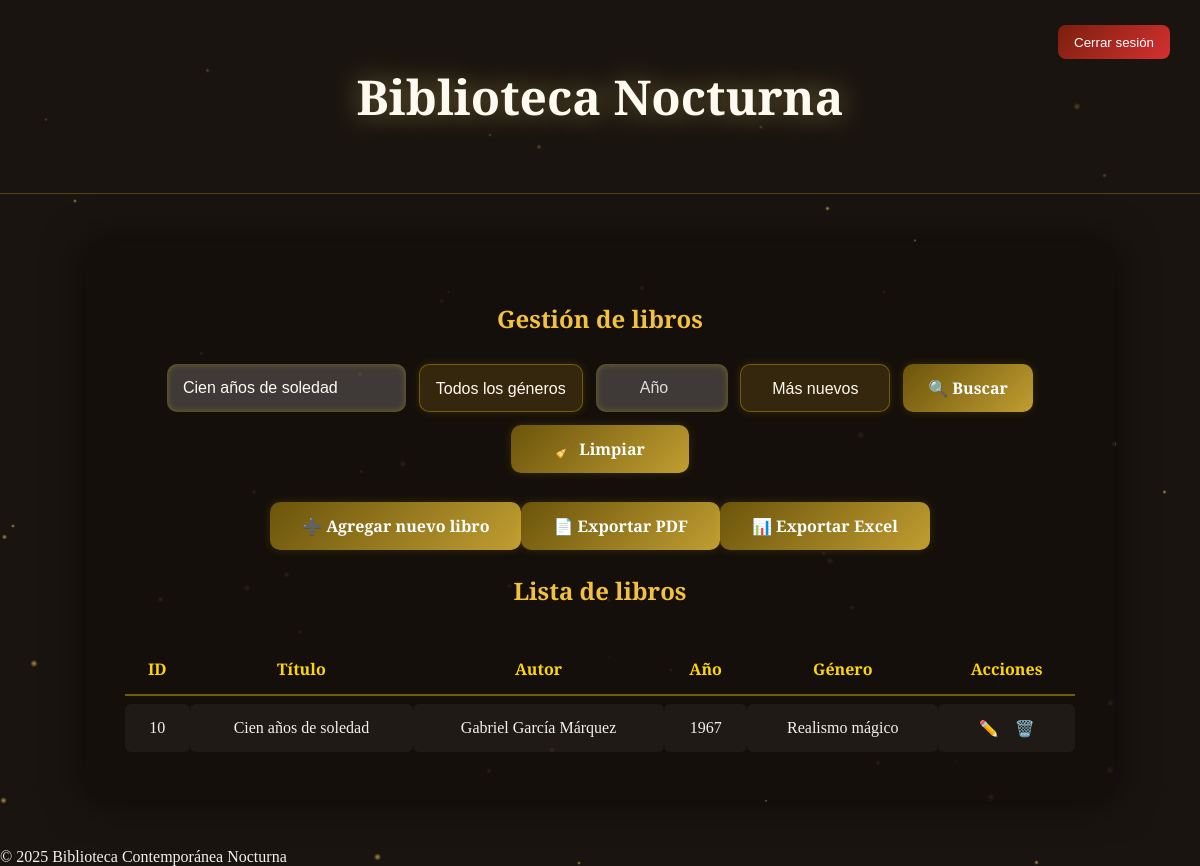
Page /panel.php?buscar=Cien años de soledad (signed in) on the committed database.
### tables this page shows
CREATE TABLE books (
            id INTEGER PRIMARY KEY AUTOINCREMENT,
            title TEXT NOT NULL,
            author TEXT NOT NULL,
            year INTEGER,
            genre TEXT,
            created_at DATETIME DEFAULT CURRENT_TIMESTAMP
        );

### models/Book.php (called while the page is built, shortened)
<?php
class Book {
    private $db;
    public function __construct($dbPath = 'db/biblioteca.db') {
        try {
            $this->db = new PDO('sqlite:' . $dbPath);
            $this->db->setAttribute(PDO::ATTR_ERRMODE, PDO::ERRMODE_EXCEPTION);
        } catch (PDOException $e) {
            die("❌ Error de conexión: " . $e->getMessage());
        }
    }
    public function getBooks($search = '', $genre = '', $year = '', $order = 'desc') {
        $query = "SELECT * FROM books WHERE 1";
        $params = [];
        if ($search !== '') {
            $query .= " AND (title LIKE ? OR author LIKE ?)";
            $params[] = "%$search%";
            $params[] = "%$search%";
        }
        $order = ($order === 'asc') ? 'ASC' : 'DESC';
        $query .= " ORDER BY year $order, id $order";
        $stmt = $this->db->prepare($query);
        $stmt->execute($params);
        return $stmt->fetchAll(PDO::FETCH_ASSOC);
    }
}
?>

### panel.php (the view, shortened to what this page needs)
<?php
require_once 'models/Book.php';
$book = new Book();
$searchTerm = $_GET['buscar'] ?? '';
$genre = $_GET['genre'] ?? '';
$year = $_GET['year'] ?? '';
$order = $_GET['order'] ?? 'desc';
$result = $book->getBooks($searchTerm, $genre, $year, $order);
?>
<!DOCTYPE html>
<html lang="es">
<head>
<link rel="stylesheet" href="css/panel.css">
</head>
<body>
<div id="particles"></div>
<header>
  <h1>Biblioteca Nocturna</h1>
  <form method="POST" action="logout.php">
    <button class="logout">Cerrar sesión</button>
  </form>
</header>
<div class="container">
  <h2>Gestión de libros</h2>
  <form class="search-bar" method="GET" action="">
    <input type="text" name="buscar" placeholder="Buscar por título o autor"
           value="<?= htmlspecialchars($searchTerm) ?>">
    <select name="genre" class="select-filter">
      <option value="">Todos los géneros</option>
    </select>
    <input type="number" name="year" placeholder="Año" min="0"
           value="<?= htmlspecialchars($year) ?>" class="input-year">
    <select name="order" class="select-filter">
      <option value="desc" <?= ($order === 'desc') ? 'selected' : '' ?>>Más nuevos</option>
    </select>
    <button type="submit" class="btn-golden">🔍 Buscar</button>
    <a href="panel.php" class="btn-golden">🧹 Limpiar</a>
  </form>
  <div class="add-btn">
    <a href="add.php" class="btn-golden">➕ Agregar nuevo libro</a>
	<a href="export.php?type=pdf&<?= http_build_query($_GET) ?>" class="btn-golden">📄 Exportar PDF</a>
	<a href="export.php?type=excel&<?= http_build_query($_GET) ?>" class="btn-golden">📊 Exportar Excel</a>
  </div>
  <h2>Lista de libros</h2>
  <table>
    <tr><th>ID</th><th>Título</th><th>Autor</th><th>Año</th><th>Género</th><th>Acciones</th></tr>
    <?php if(!$result): ?>
      <tr><td colspan="6">No hay resultados.</td></tr>
    <?php else: foreach($result as $row): ?>
      <tr>
        <td><?=$row['id']?></td>
        <td><?=htmlspecialchars($row['title'])?></td>
        <td><?=htmlspecialchars($row['author'])?></td>
        <td><?=htmlspecialchars($row['year'])?></td>
        <td><?=htmlspecialchars($row['genre'])?></td>
        <td>
		  <a class="action" href="edit.php?id=<?=$row['id']?>">✏️</a>
		  <a class="action delete-btn"
			 data-id="<?=$row['id']?>"
			 data-title="<?=htmlspecialchars($row['title'])?>"
			 href="#">🗑️</a>
		</td>
      </tr>
    <?php endforeach; endif;?>
  </table>
</div>
<footer>© 2025 Biblioteca Contemporánea Nocturna</footer>
</body>
</html>

### css/panel.css (style rules this page uses)
body { margin: 0; font-family: "Playfair Display", serif; background: url('https://images.unsplash.com/photo-1524995997946-a1c2e315a42f') center/cover fixed no-repeat; background-blend-mode: multiply; background-color: #1a1410; color: #f1f1f1; overflow-x: hidden; }
header { text-align: center; padding: 2rem; background: rgba(25, 20, 15, 0.6); border-bottom: 1px solid rgba(255, 215, 0, 0.25); position: relative; z-index: 2; }
h1 { font-family: "Cinzel Decorative", serif; font-size: 3rem; color: #fffaf0; text-shadow: 0 0 30px rgba(255, 223, 120, 0.45); }
.logout { position: absolute; right: 30px; top: 25px; background: linear-gradient(135deg, #7a1f0d, #d63031); color: #fff; border: none; border-radius: 8px; padding: 0.6rem 1rem; cursor: pointer; z-index: 3; }
.container { max-width: 950px; margin: 3rem auto; background: rgba(20, 15, 10, 0.85); border-radius: 20px; padding: 2.5rem; box-shadow: 0 0 40px rgba(0, 0, 0, 0.6); position: relative; z-index: 2; }
h2 { color: #f3c13a; text-align: center; margin-bottom: 1.8rem; }
.search-bar { display: flex; justify-content: center; align-items: center; gap: 0.8rem; flex-wrap: wrap; margin-bottom: 1.8rem; }
.search-bar input, .search-bar select { height: 48px; border: none; border-radius: 10px; padding: 0 1rem; font-size: 1rem; color: #fffaf0; background: rgba(255, 255, 255, 0.18); box-shadow: inset 0 0 6px rgba(255, 215, 0, 0.3); transition: all 0.3s ease; }
.search-bar input::placeholder { color: #ddd; }
.search-bar select { border: 1px solid rgba(255, 215, 0, 0.3); background: rgba(60, 45, 15, 0.85); color: #fffaf0; box-shadow: 0 0 8px rgba(255, 215, 0, 0.15); appearance: none; cursor: pointer; }
.search-bar select option { background-color: #2c2215; color: #fffaf0; font-family: "Playfair Display", serif; }
.search-bar .input-year { width: 100px; text-align: center; }
.search-bar .select-filter { min-width: 150px; text-align: center; }
.btn-golden { height: 48px; min-width: 130px; display: inline-flex; align-items: center; justify-content: center; gap: 0.4rem; padding: 0 1.5rem; font-family: "Playfair Display", serif; font-size: 1rem; font-weight: 600; color: #fff; background: linear-gradient(135deg, #6b540b, #c19e32); border: none; border-radius: 10px; text-decoration: none; cursor: pointer; box-shadow: 0 0 10px rgba(255, 215, 0, 0.15); transition: all 0.3s ease; }
.add-btn { display: flex; justify-content: center; margin-bottom: 1.5rem; }
.add-btn a { height: 48px; padding: 0 2rem; }
table { width: 100%; border-collapse: separate; border-spacing: 0 8px; }
th, td { text-align: center; padding: 0.9rem; }
th { color: #ffd700; border-bottom: 2px solid rgba(255, 215, 0, 0.4); }
td { background: rgba(255, 255, 255, 0.05); border-radius: 6px; }
a.action { color: #ffd700; text-decoration: none; margin: 0 6px; }
#particles { position: fixed; top: 0; left: 0; width: 100%; height: 100%; z-index: 0; pointer-events: none; overflow: hidden; }

### rows in the picture
books: id "10", title "Cien años de soledad", author "Gabriel García Márquez", year "1967", genre "Realismo mágico"
